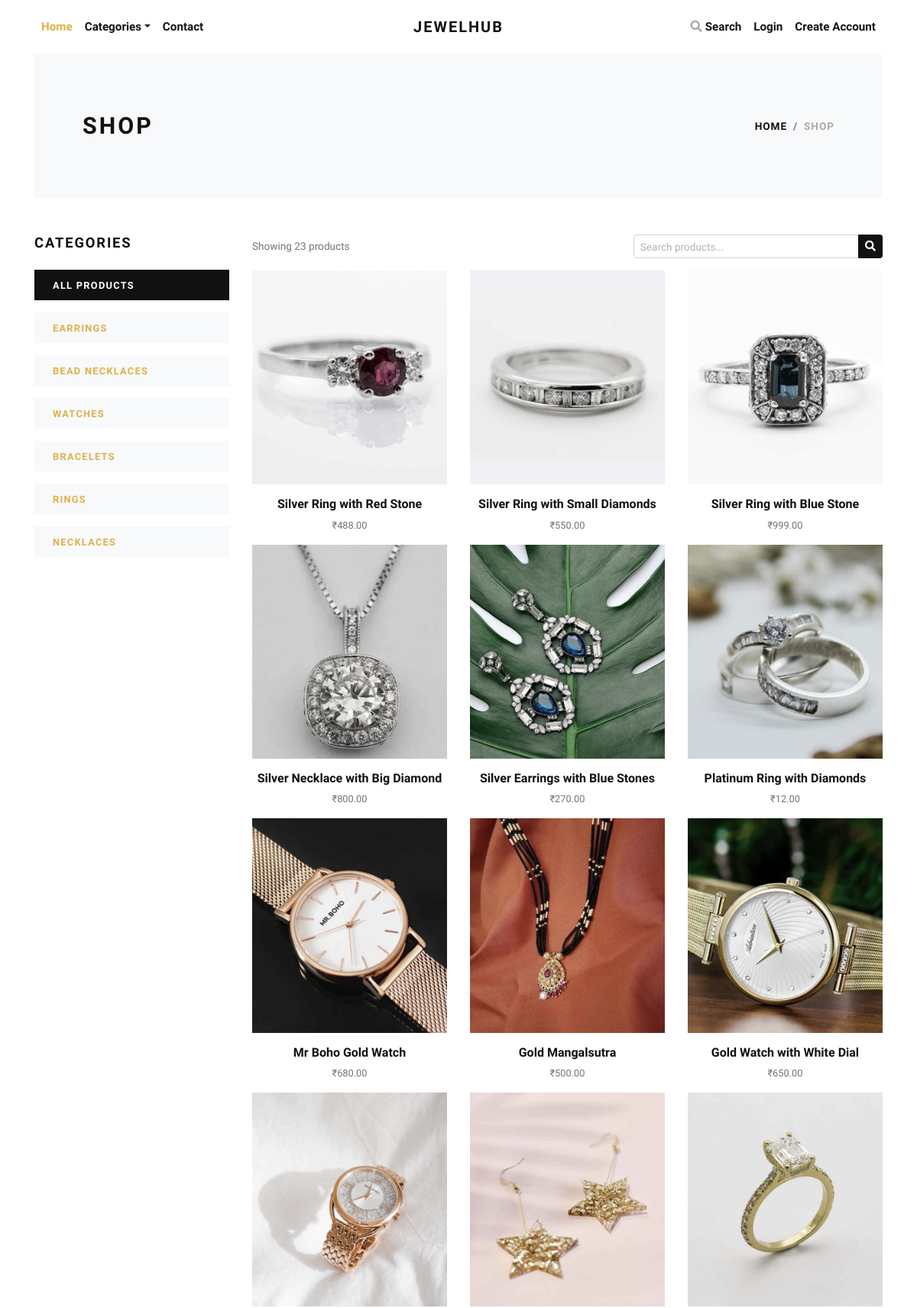
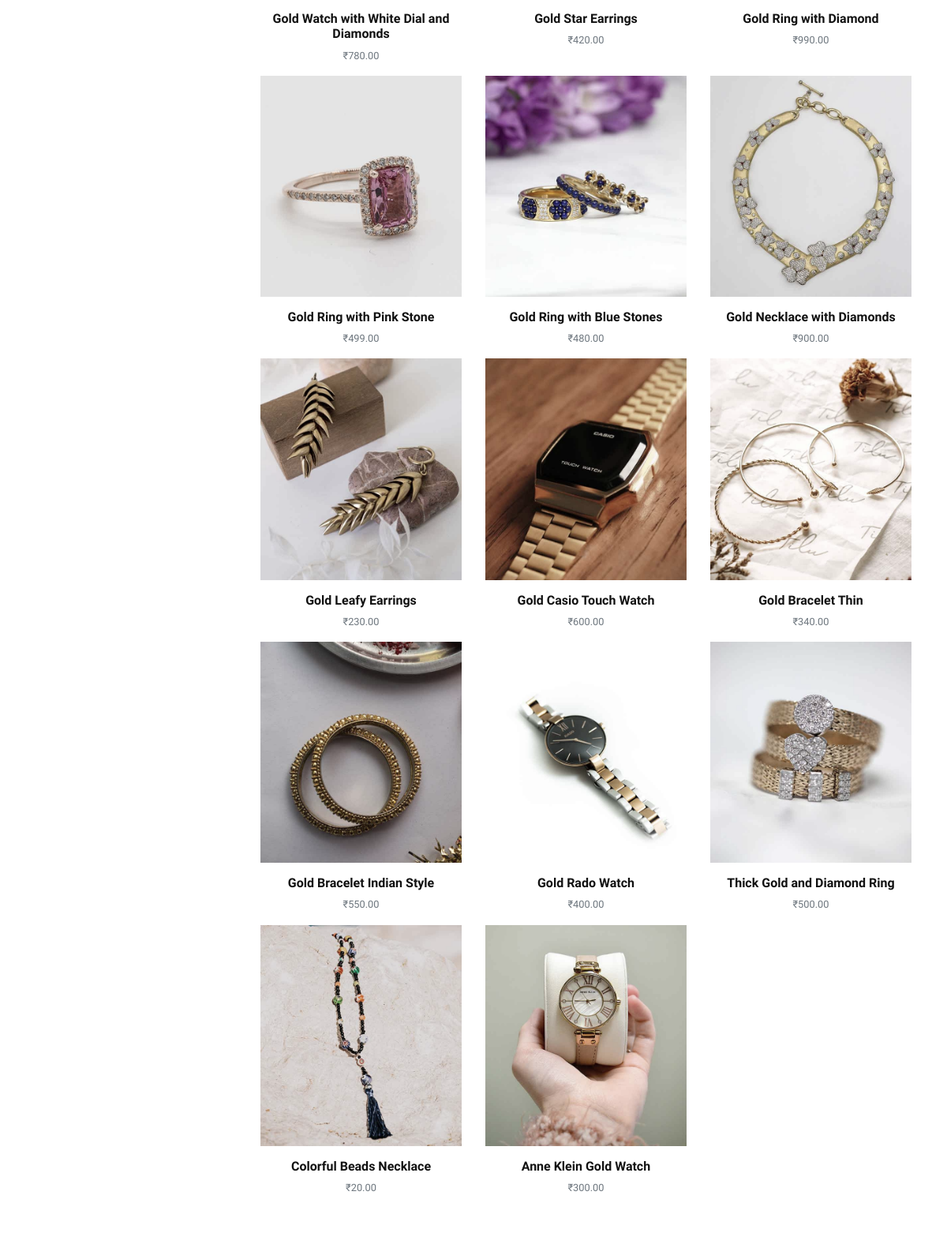
The app's page /shop/ (upper part) with its own data (2 pictures, top to bottom).
### store/models.py (models this page shows, shortened)
class Category(models.Model):
    title = models.CharField(max_length=50, verbose_name="Category Title")
    slug = models.SlugField(max_length=55, verbose_name="Category Slug")
    description = models.TextField(blank=True, verbose_name="Category Description")
    category_image = models.ImageField(upload_to='category', blank=True, null=True, verbose_name="Category Image")
    is_active = models.BooleanField(verbose_name="Is Active?")
    is_featured = models.BooleanField(verbose_name="Is Featured?")
    created_at = models.DateTimeField(auto_now_add=True, verbose_name="Created Date")
    updated_at = models.DateTimeField(auto_now=True, verbose_name="Updated Date")
    class Meta:
        verbose_name_plural = 'Categories'
        ordering = ('-created_at', )

class Product(models.Model):
    title = models.CharField(max_length=150, verbose_name="Product Title")
    slug = models.SlugField(max_length=160, verbose_name="Product Slug")
    sku = models.CharField(max_length=255, unique=True, verbose_name="Unique Product ID (SKU)")
    short_description = models.TextField(verbose_name="Short Description")
    detail_description = models.TextField(blank=True, null=True, verbose_name="Detail Description")
    product_image = models.ImageField(upload_to='product', blank=True, null=True, verbose_name="Product Image")
    price = models.DecimalField(max_digits=8, decimal_places=2)
    category = models.ForeignKey(Category, verbose_name="Product Categoy", on_delete=models.CASCADE)
    is_active = models.BooleanField(verbose_name="Is Active?")
    is_featured = models.BooleanField(verbose_name="Is Featured?")
    created_at = models.DateTimeField(auto_now_add=True, verbose_name="Created Date")
    updated_at = models.DateTimeField(auto_now=True, verbose_name="Updated Date")
    class Meta:
        verbose_name_plural = 'Products'
        ordering = ('-created_at', )

### store/views.py (the view, shortened to what this page needs)
# urls.py: path('shop/', views.shop, name="shop"),
def shop(request):
    query = request.GET.get('q', '').strip()
    category_slug = request.GET.get('category', '').strip()
    products = Product.objects.filter(is_active=True)
    selected_category = None
    if category_slug:
        products = products.filter(category__slug=category_slug)
        selected_category = Category.objects.filter(is_active=True, slug=category_slug).first()
    categories = Category.objects.filter(is_active=True)
    context = {
        'products': products.order_by('-created_at'),
        'categories': categories,
        'query': query,
        'selected_category': selected_category,
        'results_count': products.count(),
    }
    return render(request, 'store/shop.html', context)

### store/context_preprocessors.py (called while the page is built)
def store_menu(request):
    categories = Category.objects.filter(is_active=True)
    context = {
        'categories_menu': categories,
    }
    return context

def cart_menu(request):
    if request.user.is_authenticated:
        cart_items= Cart.objects.filter(user=request.user)
        context = {
            'cart_items': cart_items,
        }
    else:
        context = {}
    return context

### templates/store/shop.html (shortened to what this page needs)
{% extends 'base.html' %}
{% load static %}
{% load humanize %}
{% block content %}
<div class="container">
  <section class="py-5 bg-light">
    <div class="container">
      <div class="row px-4 px-lg-5 py-lg-4 align-items-center">
        <div class="col-lg-6">
          <h1 class="h2 text-uppercase mb-0">Shop</h1>
        </div>
        <div class="col-lg-6 text-lg-right">
          <nav aria-label="breadcrumb">
            <ol class="breadcrumb justify-content-lg-end mb-0 px-0">
              <li class="breadcrumb-item"><a href="{% url 'store:home' %}">Home</a></li>
              <li class="breadcrumb-item active" aria-current="page">Shop</li>
            </ol>
          </nav>
        </div>
      </div>
    </div>
  </section>
  <section class="py-5">
    <div class="container p-0">
      <div class="row">
        <div class="col-lg-3 order-2 order-lg-1">
          <h5 class="text-uppercase mb-4">Categories</h5>
          <a href="{% url 'store:shop' %}{% if query %}?q={{ query|urlencode }}{% endif %}" class="d-block mb-3">
            <div class="py-2 px-4 {% if not selected_category %}bg-dark text-white{% else %}bg-light{% endif %}">
              <strong class="small text-uppercase font-weight-bold">All Products</strong>
            </div>
          </a>
          {% for category in categories %}
            <a href="{% url 'store:shop' %}?category={{ category.slug }}{% if query %}&q={{ query|urlencode }}{% endif %}" class="d-block mb-3">
              <div class="py-2 px-4 {% if selected_category and selected_category.slug == category.slug %}bg-dark text-white{% else %}bg-light{% endif %}">
                <strong class="small text-uppercase font-weight-bold">{{ category.title }}</strong>
              </div>
            </a>
          {% endfor %}
        </div>
        <div class="col-lg-9 order-1 order-lg-2 mb-5 mb-lg-0">
          <div class="row mb-3 align-items-center">
            <div class="col-lg-7 mb-2 mb-lg-0">
              {% if query %}
                <p class="text-small text-muted mb-0">{{ results_count }} result{{ results_count|pluralize }} found for "{{ query }}"</p>
              {% else %}
                <p class="text-small text-muted mb-0">Showing {{ results_count }} product{{ results_count|pluralize }}</p>
              {% endif %}
            </div>
            <div class="col-lg-5">
              <form method="get" action="{% url 'store:shop' %}">
                <div class="input-group input-group-sm">
                  <input type="search" class="form-control" name="q" value="{{ query }}" placeholder="Search products...">
                  <div class="input-group-append">
                    <button class="btn btn-dark" type="submit"><i class="fas fa-search"></i></button>
                  </div>
                </div>
              </form>
            </div>
          </div>
          <div class="row">
            {% for product in products %}
              <div class="col-lg-4 col-sm-6">
                <div class="product text-center">
                  <div class="position-relative mb-3">
                    <a class="d-block" href="{% url 'store:product-detail' product.slug %}">
                      {% if product.product_image %}
                        <img class="img-fluid w-100" src="{{ product.product_image.url }}" alt="{{ product.title }}">
                      {% else %}
                        <img class="img-fluid w-100" src="{% static 'img/product-1.jpg' %}" alt="{{ product.title }}">
                      {% endif %}
                    </a>
                  </div>
                  <h6><a class="reset-anchor" href="{% url 'store:product-detail' product.slug %}">{{ product.title }}</a></h6>
                  <p class="small text-muted">₹{{ product.price|intcomma }}</p>
                </div>
              </div>
            {% empty %}
              <div class="col-12">
                <div class="alert alert-warning" role="alert">
                  No products found{% if query %} for "{{ query }}"{% endif %}. Try a different keyword.
                </div>
              </div>
            {% endfor %}
          </div>
        </div>
      </div>
    </div>
  </section>
</div>
{% endblock content %}

### jewelryshop/static/css/style.default.css (style rules this page uses)
.text-small { font-size: 0.85rem !important; }
strong { font-weight: 700; }
.product img { -webkit-filter: grayscale(40%); filter: grayscale(40%); transition: all 0.3s; }
.text-uppercase { text-transform: uppercase; letter-spacing: 0.1em; }
.reset-anchor { color: inherit; transition: all 0.3s; }
.btn { font-weight: 400; border: 1px solid transparent; font-family: inherit; padding: 0.375rem 1.5rem; font-size: 1rem; line-height: 1.5; border-radius: 0; transition: color 0.15s ease-in-out, background-color 0.15s ease-in-out, border-color 0.15s ease-in-out, box-shadow 0.15s ease-in-out; }
.btn-dark { color: #fff; background-color: #111111; border-color: #111111; }
body { font-family: "Libre Franklin", sans-serif; font-size: 1rem; font-weight: 400; line-height: 1.5; color: #111111; background-color: #fff; }
a { color: #dcb14a; text-decoration: none; }
h1, h2, h3, h4, h5, h6, .h1, .h2, .h3, .h4, .h5, .h6 { margin-bottom: 0.5rem; font-family: inherit; font-weight: 900; line-height: 1.2; color: inherit; }
h1, .h1 { font-size: 2.2rem; }
h2, .h2 { font-size: 1.9rem; }
h5, .h5 { font-size: 1.15rem; }
h6, .h6 { font-size: 1rem; }
small, .small { font-size: 80%; font-weight: 400; }
.bg-light { background-color: #f8f9fa !important; }
.bg-dark { background-color: #111111 !important; }
.form-control { padding: 0.375rem 0.75rem; font-size: 1rem; line-height: 1.5; color: #495057; background-color: #fff; border: 1px solid #ced4da; border-radius: 0; transition: border-color 0.15s ease-in-out, box-shadow 0.15s ease-in-out; }
.form-control::placeholder { color: #adb5bd; font-size: 0.85rem; font-weight: 400; }
.breadcrumb { background: #f8f9fa; }
.breadcrumb-item { font-size: 0.85rem; text-transform: uppercase; letter-spacing: 0.07em; font-weight: 900; color: #111111; }
.breadcrumb-item a { color: inherit; transition: all 0.3s; }
.breadcrumb-item.active { color: #aaa; }

### records on screen
Category: title "EARRINGS"
Category: title "BEAD NECKLACES"
Category: title "WATCHES"
Category: title "BRACELETS"
Category: title "RINGS"
Category: title "NECKLACES"
Product: product_image (picture), title "Silver Ring with Red Stone", price "488.00"
Product: product_image (picture), title "Silver Ring with Small Diamonds", price "550.00"
Product: product_image (picture), title "Silver Ring with Blue Stone", price "999.00"
Product: product_image (picture), title "Silver Necklace with Big Diamond", price "800.00"
Product: product_image (picture), title "Silver Earrings with Blue Stones", price "270.00"
Product: product_image (picture), title "Platinum Ring with Diamonds", price "12.00"
Product: product_image (picture), title "Mr Boho Gold Watch", price "680.00"
Product: product_image (picture), title "Gold Mangalsutra", price "500.00"
Product: product_image (picture), title "Gold Watch with White Dial", price "650.00"
Product: product_image (picture), title "Gold Watch with White Dial and Diamonds", price "780.00"
Product: product_image (picture), title "Gold Star Earrings", price "420.00"
Product: product_image (picture), title "Gold Ring with Diamond", price "990.00"
Product: product_image (picture), title "Gold Ring with Pink Stone", price "499.00"
Product: product_image (picture), title "Gold Ring with Blue Stones", price "480.00"
Product: product_image (picture), title "Gold Necklace with Diamonds", price "900.00"
Product: product_image (picture), title "Gold Leafy Earrings", price "230.00"
Product: product_image (picture), title "Gold Casio Touch Watch", price "600.00"
Product: product_image (picture), title "Gold Bracelet Thin", price "340.00"
Product: product_image (picture), title "Gold Bracelet Indian Style", price "550.00"
Product: product_image (picture), title "Gold Rado Watch", price "400.00"
Product: product_image (picture), title "Thick Gold and Diamond Ring", price "500.00"
Product: product_image (picture), title "Colorful Beads Necklace", price "20.00"
Product: product_image (picture), title "Anne Klein Gold Watch", price "300.00"

### other values on screen
{{ results_count }} "23"
